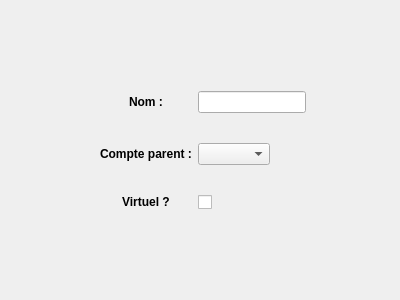
<?xml version="1.0" encoding="UTF-8"?>
<ui version="4.0">
 <class>CreationCompteDialog</class>
 <widget class="QDialog" name="CreationCompteDialog">
  <property name="geometry">
   <rect>
    <x>0</x>
    <y>0</y>
    <width>400</width>
    <height>300</height>
   </rect>
  </property>
  <property name="sizePolicy">
   <sizepolicy hsizetype="Preferred" vsizetype="Preferred">
    <horstretch>0</horstretch>
    <verstretch>0</verstretch>
   </sizepolicy>
  </property>
  <property name="contextMenuPolicy">
   <enum>Qt::NoContextMenu</enum>
  </property>
  <property name="windowTitle">
   <string>Création d'un compte</string>
  </property>
  <property name="sizeGripEnabled">
   <bool>false</bool>
  </property>
  <layout class="QVBoxLayout" name="verticalLayout">
   <item>
    <layout class="QFormLayout" name="formLayout_2">
     <property name="fieldGrowthPolicy">
      <enum>QFormLayout::FieldsStayAtSizeHint</enum>
     </property>
     <property name="labelAlignment">
      <set>Qt::AlignCenter</set>
     </property>
     <property name="formAlignment">
      <set>Qt::AlignCenter</set>
     </property>
     <property name="verticalSpacing">
      <number>30</number>
     </property>
     <item row="0" column="0">
      <widget class="QLabel" name="labelNom">
       <property name="text">
        <string>&lt;html&gt;&lt;head/&gt;&lt;body&gt;&lt;p&gt;&lt;span style=&quot; font-weight:600;&quot;&gt;Nom :&lt;/span&gt;&lt;/p&gt;&lt;/body&gt;&lt;/html&gt;</string>
       </property>
      </widget>
     </item>
     <item row="0" column="1">
      <widget class="QLineEdit" name="textNom">
       <property name="layoutDirection">
        <enum>Qt::RightToLeft</enum>
       </property>
      </widget>
     </item>
     <item row="1" column="0">
      <widget class="QLabel" name="label">
       <property name="text">
        <string>&lt;html&gt;&lt;head/&gt;&lt;body&gt;&lt;p&gt;&lt;span style=&quot; font-weight:600;&quot;&gt;Compte parent :&lt;/span&gt;&lt;/p&gt;&lt;/body&gt;&lt;/html&gt;</string>
       </property>
      </widget>
     </item>
     <item row="1" column="1">
      <widget class="QComboBox" name="choixCompteParent"/>
     </item>
     <item row="2" column="1">
      <widget class="QCheckBox" name="checkboxVirtuel">
       <property name="sizePolicy">
        <sizepolicy hsizetype="Fixed" vsizetype="Fixed">
         <horstretch>0</horstretch>
         <verstretch>0</verstretch>
        </sizepolicy>
       </property>
       <property name="layoutDirection">
        <enum>Qt::RightToLeft</enum>
       </property>
       <property name="styleSheet">
        <string notr="true">font-weight: bold;</string>
       </property>
       <property name="text">
        <string/>
       </property>
      </widget>
     </item>
     <item row="2" column="0">
      <widget class="QLabel" name="label_2">
       <property name="text">
        <string>&lt;html&gt;&lt;head/&gt;&lt;body&gt;&lt;p&gt;&lt;span style=&quot; font-weight:600;&quot;&gt;Virtuel ?&lt;/span&gt;&lt;/p&gt;&lt;/body&gt;&lt;/html&gt;</string>
       </property>
      </widget>
     </item>
    </layout>
   </item>
  </layout>
 </widget>
 <resources/>
 <connections/>
</ui>
